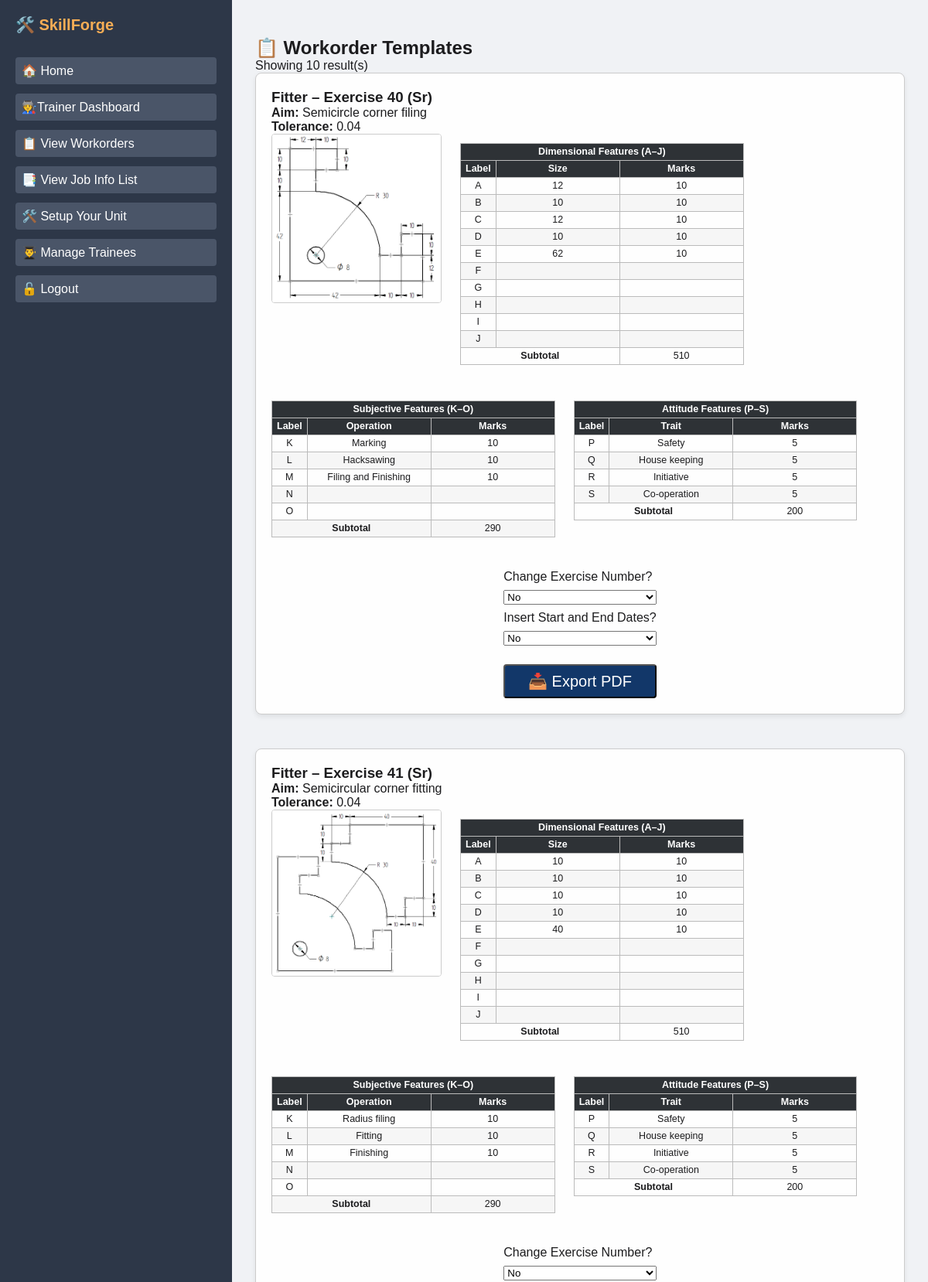
/trainer/workorders (signed in, upper part), run on the app's committed database.
### models.py (models this page shows)
class WorkorderTemplate(db.Model):
    __tablename__ = 'workorder_template'
    __table_args__ = (
        db.UniqueConstraint('trade', 'year', 'exercise_no', 'job_image', name='uq_trade_year_exercise_aim'),
    )
    id = db.Column(db.Integer, primary_key=True)
    trade = db.Column(db.String(100), nullable=False)
    year = db.Column(db.String(10), nullable=False)  # e.g., Jr or Sr
    exercise_no = db.Column(db.String(2), nullable=False)
    aim = db.Column(db.String(255), nullable=False)
    job_image = db.Column(db.String(255), nullable=True)
    common_tolerance = db.Column(db.String(20), nullable=False)
    job_image = db.Column(db.String(255))
    dimensional_features = db.relationship('DimensionalFeature', backref='workorder', lazy=True)
    subjective_features = db.relationship('SubjectiveFeature', backref='workorder', lazy=True)
    attitude_features = db.relationship('AttitudeFeature', backref='workorder', lazy=True)

class DimensionalFeature(db.Model):
    id = db.Column(db.Integer, primary_key=True)
    label = db.Column(db.String(2))
    size = db.Column(db.String(50))
    marks = db.Column(db.Integer)
    workorder_id = db.Column(db.Integer, db.ForeignKey('workorder_template.id'))

class SubjectiveFeature(db.Model):
    id = db.Column(db.Integer, primary_key=True)
    label = db.Column(db.String(2))
    operation = db.Column(db.String(100))
    marks = db.Column(db.Integer)
    workorder_id = db.Column(db.Integer, db.ForeignKey('workorder_template.id'))

class AttitudeFeature(db.Model):
    id = db.Column(db.Integer, primary_key=True)
    label = db.Column(db.String(2))
    trait = db.Column(db.String(100))
    marks = db.Column(db.Integer)
    workorder_id = db.Column(db.Integer, db.ForeignKey('workorder_template.id'))

### trainer/routes.py (the view)
@trainer_bp.route("/workorders")
@login_required
@trainer_required
def view_workorders():
    unit = TrainerUnit.query.filter_by(trainer_id=current_user.id).first()
    if not unit:
        flash("Please complete your unit setup first.", "warning")
        return redirect(url_for("trainer.setup_unit"))
    workorders = WorkorderTemplate.query.filter_by(
        trade=unit.trade,
        year=unit.year
    ).order_by(WorkorderTemplate.exercise_no).all()
    return render_template("trainer/workorder_list.html", templates=workorders)

### app.py (called while the page is built)
@login_manager.user_loader
def load_user(user_id):
    return User.query.get(int(user_id))

### Templates/trainer/workorder_list.html (shortened to what this page needs)
{% extends "base.html" %}
{% block content %}
<h2>📋 Workorder Templates</h2>
{% if templates %}
  <p>Showing {{ templates|length }} result(s)
  </p>
{% else %}
  <p><em>No workorders found for the selected criteria.</em></p>
{% endif %}
<div class="gallery-container">
  {% for work in templates %}
    <div class="workorder-card">
      <h3>{{ work.trade }} – Exercise {{ work.exercise_no }} ({{ work.year }})</h3>
      <p><strong>Aim:</strong> {{ work.aim }}</p>
      <p><strong>Tolerance:</strong> {{ work.common_tolerance }}</p>
      <div class="card-grid" style="display: flex; gap: 24px; align-items: flex-start; flex-wrap: wrap;">
        <div class="card-image">
          {% if work.job_image %}
            <img src="{{ url_for('static', filename='uploads/' ~ work.job_image) }}" alt="Job Image" style="max-width: 220px; border: 1px solid #ccc;">
          {% else %}
            <div class="image-placeholder">No image</div>
          {% endif %}
        </div>
        <div class="card-section">
          <table class="feature-table">
            <thead>
              <tr><th colspan="3">Dimensional Features (A–J)</th></tr>
              <tr><th>Label</th><th>Size</th><th class="marks-col">Marks</th></tr>
            </thead>
            <tbody>
              {% for label in "ABCDEFGHIJ" %}
                {% set f = (work.dimensional_features | selectattr('label', 'equalto', label) | first) %}
                <tr>
                  <td>{{ label }}</td>
                  <td>{{ f.size if f else '' }}</td>
                  <td class="marks-dim">{{ f.marks if f else '' }}</td>
                </tr>
              {% endfor %}
              <tr>
                <td colspan="2"><strong>Subtotal</strong></td>
                <td class="subtotal-dim"></td>
              </tr>
            </tbody>
          </table>
        </div>
        <div class="card-section">
          <table class="feature-table">
            <thead>
              <tr><th colspan="3">Subjective Features (K–O)</th></tr>
              <tr><th>Label</th><th>Operation</th><th clas="marks-col">Marks</th></tr>
            </thead>
            <tbody>
              {% for label in "KLMNO" %}
                {% set f = (work.subjective_features | selectattr('label', 'equalto', label) | first) %}
                <tr>
                  <td>{{ label }}</td>
                  <td>{{ f.operation if f else '' }}</td>
                  <td class="marks-subj">{{ f.marks if f else '' }}</td>
                </tr>
              {% endfor %}
              <tr>
                <td colspan="2"><strong>Subtotal</strong></td>
                <td class="subtotal-sub"></td>
              </tr>
            </tbody>
          </table>
        </div>
        <div class="card-section">
          <table class="feature-table">
            <thead>
              <tr><th colspan="3">Attitude Features (P–S)</th></tr>
              <tr><th>Label</th><th>Trait</th><th class="marks-col">Marks</th></tr>
            </thead>
            <tbody>
              {% for label in "PQRS" %}
                {% set f = (work.attitude_features | selectattr('label', 'equalto', label) | first) %}
                <tr>
                  <td>{{ label }}</td>
                  <td>{{ f.trait if f else '' }}</td>
                  <td class="marks-att">{{ f.marks if f else '' }}</td>
                </tr>
              {% endfor %}
              <tr>
                <td colspan="2"><strong>Subtotal</strong></td>
                <td class="subtotal-att"></td>
              </tr>
            </tbody>
          </table>
        </div>
      </div>
        <div style="margin-top: 16px; display: flex; gap: 8px; flex-wrap: wrap;">
<form method="POST" action="{{ url_for('trainer.export_pdf', workorder_id=work.id) }}" target="_blank" style="margin-top: 16px; display: flex; flex-direction: column; gap: 8px; max-width: 300px;">
  <label for="exercise_change_{{ work.id }}">Change Exercise Number?</label>
  <select name="exercise_change" id="exercise_change_{{ work.id }}" onchange="toggleDropdown('{{ work.id }}', this.value)">
    <option value="no">No</option>
  </select>
  <label for="insert_dates_{{ work.id }}">Insert Start and End Dates?</label>
  <select name="insert_dates" id="insert_dates_{{ work.id }}" onchange="toggleDateFields('{{ work.id }}', this.value)">
    <option value="no">No</option>
  </select>
  <button type="submit" class="btn btn-sm btn-outline-primary">📥 Export PDF</button>
</form>
      </div>
    </div>
  {% endfor %}
</div>
{% endblock %}

### static/CSS/style.css (style rules this page uses)
:root { --primary: #2E3236; --secondary: #3286be; --accent: #123769; --bg: #F2F3F5; --text: #1C1C1E; }
* { box-sizing: border-box; margin: 0; padding: 0; }
body { font-family: "Segoe UI", sans-serif; background: var(--bg); color: var(--text); margin: 0; font-family: sans-serif; background-color: #f0f2f5; }
.btn { display: inline-block; background: var(--accent); color: #fff; padding: 0.5rem 1rem; border-radius: 4px; margin-top: 1rem; text-decoration: none; font-size: 20px; }
table { width: 100%; border-collapse: collapse; margin-top: 1rem; }
th, td { border: 1px solid var(--light, #4A4F54); padding: 0.5rem; text-align: left; }
th { background: var(--primary); color: #fff; }
.workorder-card { border: 1px solid #ccc; border-radius: 6px; padding: 16px; margin-bottom: 20px; background-color: #f9f9f9; }
table { width: 100%; border-collapse: collapse; margin-bottom: 10px; }
table th, table td { border: 1px solid #ccc; padding: 6px 10px; text-align: left; }
.gallery-container { display: flex; flex-direction: column; gap: 24px; }
.workorder-card { background: #fefefe; border-radius: 8px; box-shadow: 0 3px 6px rgba(0,0,0,0.08); padding: 20px; }
.card-grid { display: flex; gap: 20px; align-items: flex-start; }
.card-image img { max-width: 420px; width: auto; height: auto; border-radius: 4px; object-fit: contain; border: 1px solid #ddd; }
.feature-table { width: auto; border-collapse: collapse; font-size: 12.5px; line-height: 1.2; margin-top: 12px; }
.feature-table th, .feature-table td { border: 1px solid #bbb; padding: 3px 6px; text-align: center; white-space: nowrap; }
.feature-table th:nth-child(1), .feature-table td:nth-child(1) { width: 40px; }
.feature-table th:nth-child(2), .feature-table td:nth-child(2) { width: 160px; }
.feature-table th:nth-child(3), .feature-table td:nth-child(3) { width: 60px; }
.feature-table thead tr:first-child { background-color: #d2e3f3; color: #1f2d3b; font-weight: bold; }
.feature-table thead tr:nth-child(2) { background-color: #ebeff3; color: #1f2d3b; }
.feature-table tbody tr:nth-child(even) { background-color: #f6f6f6; }
form { max-width: 600px; margin: 0 auto; }
.marks-col { width: 10px; text-align: center; }

### Templates/base.html (style rules this page uses)
body { margin: 0; font-family: sans-serif; background-color: #f0f2f5; }

### data on the page
WorkorderTemplate: trade "Fitter", exercise_no "40", year "Sr", aim "Semicircle corner filing", common_tolerance "0.04", job_image (picture), label "A" "B" "C" "D" "E" "F" "G" "H" "I" "J", label "K" "L" "M" "N" "O", label "P" "Q" "R" "S", exercise_change "No", insert_dates "No"
DimensionalFeature: size "12", marks "10"
DimensionalFeature: size "10", marks "10"
DimensionalFeature: size "12", marks "10"
DimensionalFeature: size "10", marks "10"
DimensionalFeature: size "62", marks "10"
SubjectiveFeature: operation "Marking", marks "10"
SubjectiveFeature: operation "Hacksawing", marks "10"
SubjectiveFeature: operation "Filing and Finishing", marks "10"
AttitudeFeature: trait "Safety", marks "5"
AttitudeFeature: trait "House keeping", marks "5"
AttitudeFeature: trait "Initiative", marks "5"
AttitudeFeature: trait "Co-operation", marks "5"
WorkorderTemplate: trade "Fitter", exercise_no "41", year "Sr", aim "Semicircular corner fitting", common_tolerance "0.04", job_image (picture), label "A" "B" "C" "D" "E" "F" "G" "H" "I" "J", label "K" "L" "M" "N" "O", label "P" "Q" "R" "S", exercise_change "No"
DimensionalFeature: size "10", marks "10"
DimensionalFeature: size "10", marks "10"
DimensionalFeature: size "10", marks "10"
DimensionalFeature: size "10", marks "10"
DimensionalFeature: size "40", marks "10"
SubjectiveFeature: operation "Radius filing", marks "10"
SubjectiveFeature: operation "Fitting", marks "10"
SubjectiveFeature: operation "Finishing", marks "10"
AttitudeFeature: trait "Safety", marks "5"
AttitudeFeature: trait "House keeping", marks "5"
AttitudeFeature: trait "Initiative", marks "5"
AttitudeFeature: trait "Co-operation", marks "5"

### other printed values
{{ templates|length }} "10"
